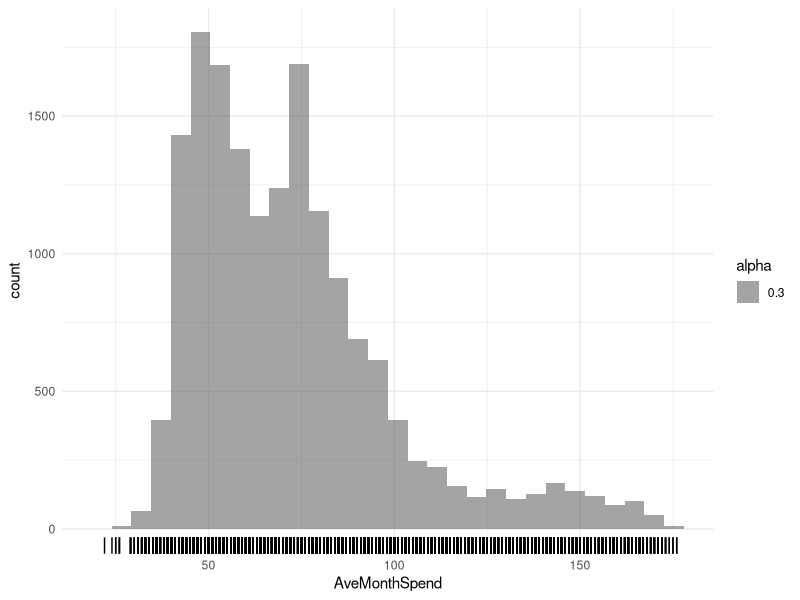
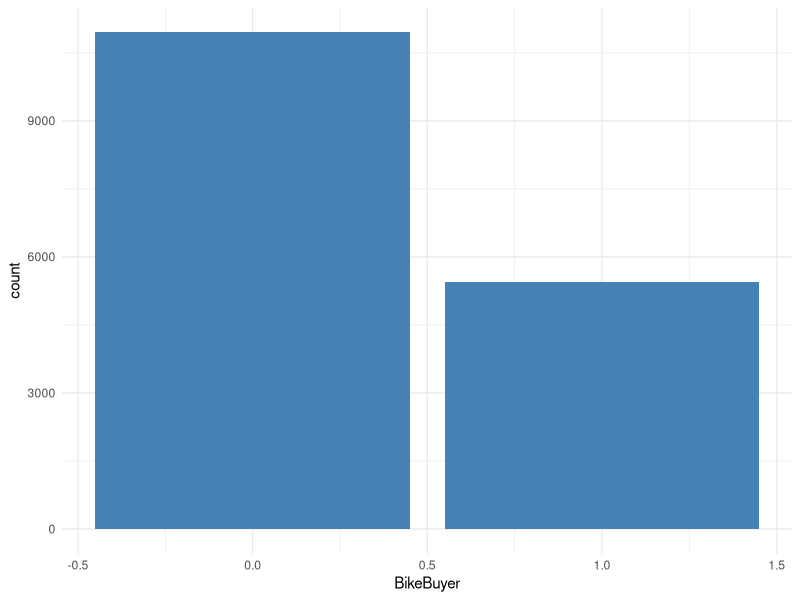
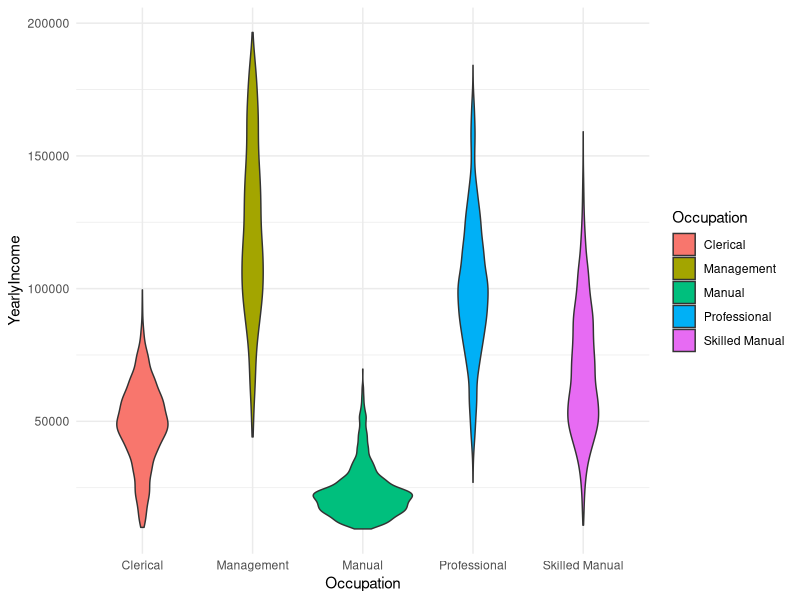
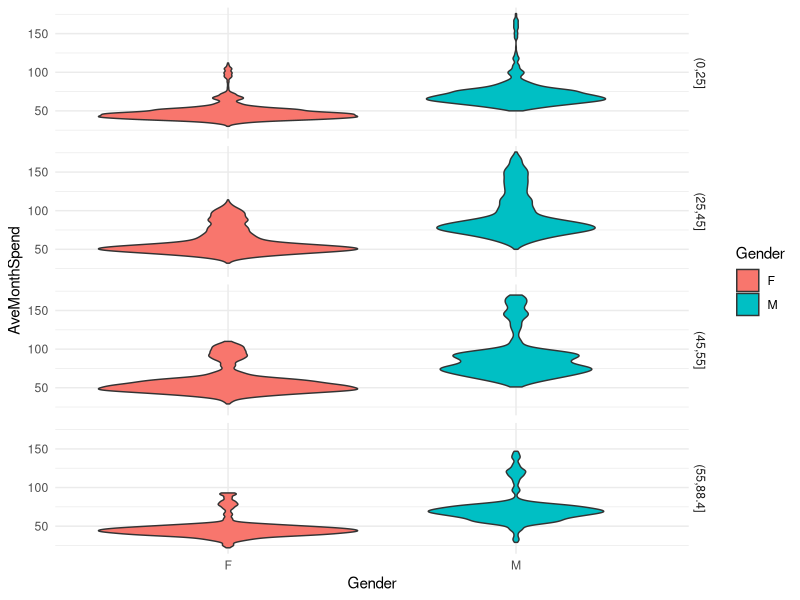
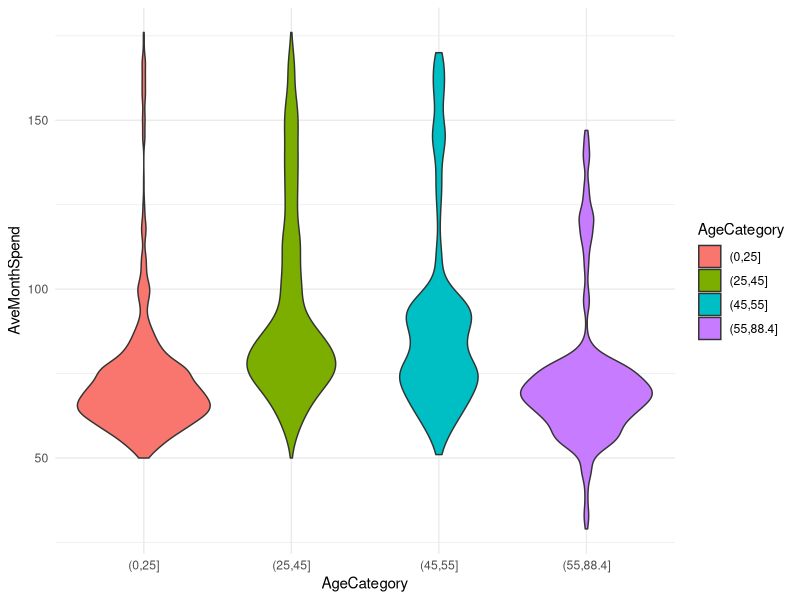
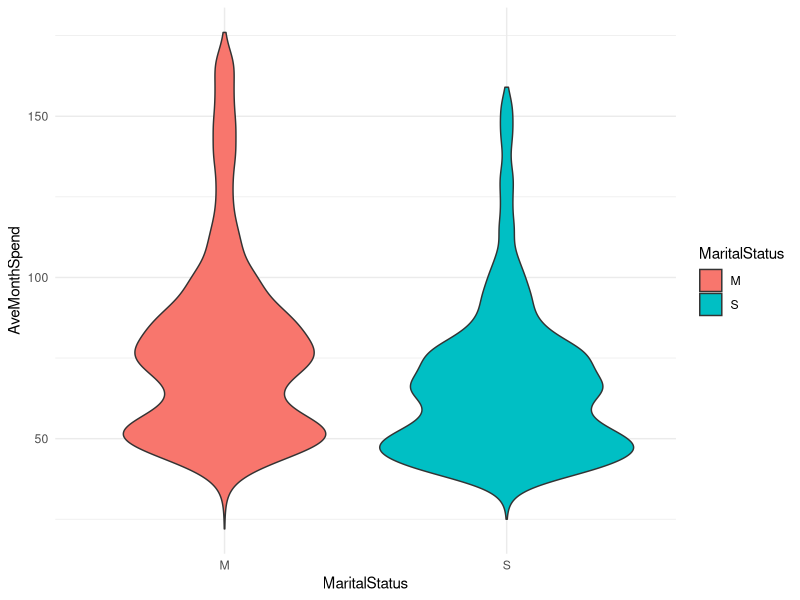
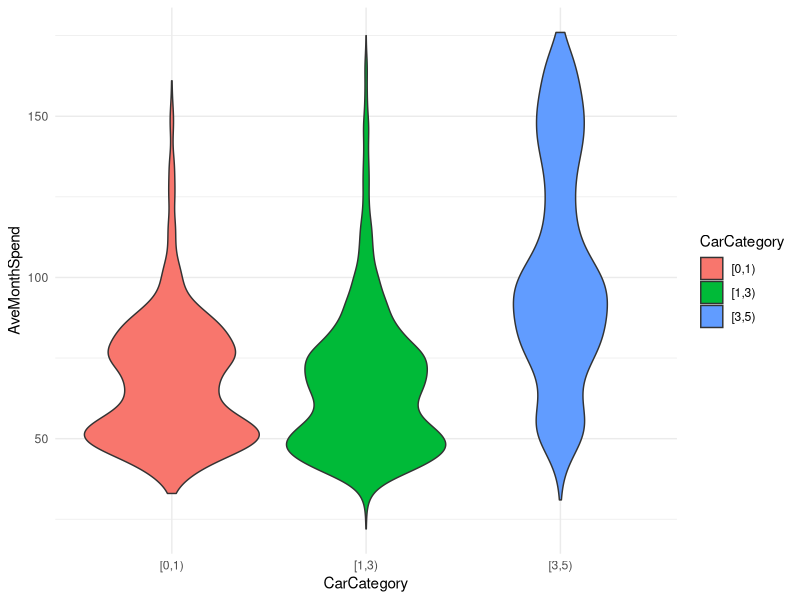
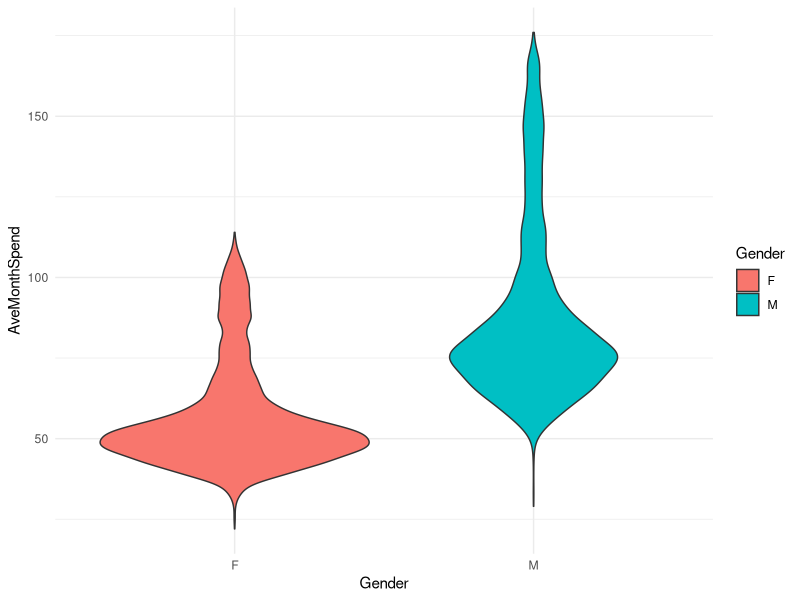

The R script that drew these images, in order:
## ---- chunk 1
knitr::opts_chunk$set(echo = TRUE)
## ---- chunk 2
suppressPackageStartupMessages(library(magrittr))
suppressPackageStartupMessages(library(tidyverse))
suppressPackageStartupMessages(library(lubridate))
## ---- chunk 3
customerInfo <- read.csv("AdvWorksCusts.csv", stringsAsFactors = FALSE)
bikeBuyer    <- read.csv("AW_BikeBuyer.csv")
spend        <- read.csv("AW_AveMonthSpend.csv")
## ---- chunk 4
customerInfo %>% str()
bikeBuyer %>% str()
spend %>% str()
## ---- chunk 5
countNA <- function(x) {is.na(x) %>% sum()}

apply( customerInfo,2,countNA )
apply( bikeBuyer,   2,countNA )
apply( spend,       2,countNA )
## ---- chunk 6
customerInfo %>% nrow()

customerInfo %<>% .[!duplicated(.),]
bikeBuyer %<>% .[!duplicated(.),]
spend %<>% .[!duplicated(.),]

cat( 
  customerInfo %>% nrow(),
  bikeBuyer %>% nrow(),
  spend %>% nrow() 
)
## ---- chunk 7
cat(
  customerInfo$CustomerID %>% unique() %>% length(),
  bikeBuyer$CustomerID %>% unique() %>% length(),
  spend$CustomerID %>% unique() %>% length()
)
## ---- chunk 8
bikeBuyer %>% head %>% as.tibble
## ---- chunk 9
keepOldest <- function(df){
  
  df %<>% .[nrow(.)[1]:1,] #reverse the order of rows in the df
  df %<>% distinct( #keep the first CustomerID, drop the rest
    CustomerID , .keep_all = TRUE) 
  df %<>% .[nrow(.)[1]:1,] #change the df order back to normal
  df
  
}

customerInfo %<>% keepOldest()
bikeBuyer %<>% keepOldest()
spend %<>% keepOldest()

cat(
  nrow(customerInfo),
  nrow(bikeBuyer),
  nrow(spend)
)
## ---- chunk 10
customerData <- left_join(customerInfo, bikeBuyer, by = "CustomerID") %>% 
  left_join(., spend, by = "CustomerID")
## ---- chunk 11
ggplot(customerData) + 
  geom_histogram(aes(x = AveMonthSpend, alpha = .3)) + 
  geom_rug(aes(x = AveMonthSpend)) + 
  theme_minimal()
## ---- chunk 12
cat(
  summary(customerData$AveMonthSpend),
  sd(customerData$AveMonthSpend)
)
## ---- chunk 13
ggplot(customerData, aes(x = BikeBuyer)) + 
  geom_bar(fill = "steelblue") +
  theme_minimal()
## ---- chunk 14
ggplot(customerData, aes(x=Occupation, y=YearlyIncome, fill=Occupation)) +
  geom_violin() + 
  theme_minimal()
## ---- chunk 15
customerData %>% 
  group_by(Occupation) %>% 
  summarize(medianIncome = median(YearlyIncome), n = n()) %>% 
  arrange(medianIncome)
## ---- chunk 16
customerData %<>% mutate( Age = interval(BirthDate, "1998-01-01")/dyears() )
customerData %>% select(CustomerID, Gender, BirthDate, Age) %>% head()
## ---- chunk 17
customerData %<>% mutate( AgeCategory = cut(Age, c(0,25,45,55,max(Age)+1)) )
levels(customerData$AgeCategory)
## ---- chunk 18
ggplot(customerData, aes(x=Gender, y=AveMonthSpend, fill=Gender)) +
  geom_violin() +
  facet_grid(rows = vars(AgeCategory)) + 
  theme_minimal()
## ---- chunk 19
ggplot(
  customerData %>% filter(Gender == "M"),
  aes(x=AgeCategory, y=AveMonthSpend, fill=AgeCategory) 
) +
  geom_violin() +
  theme_minimal()
## ---- chunk 20
customerData %>% 
  group_by(Gender, AgeCategory) %>% 
  summarize(
    meanSpend = mean(AveMonthSpend), 
    medianSpend = median(AveMonthSpend), 
    n=n()) %>% 
  arrange(desc(meanSpend))
## ---- chunk 21
ggplot(customerData, aes(x=MaritalStatus, y=AveMonthSpend, fill = MaritalStatus)) +
  geom_violin() + theme_minimal()
## ---- chunk 22
customerData %>% 
  group_by(MaritalStatus) %>% 
  summarize(
    meanSpend = mean(AveMonthSpend),
    medianSpend = median(AveMonthSpend),
    n = n()
  )
## ---- chunk 23
customerData %<>% mutate( CarCategory = cut(
  NumberCarsOwned, 
  c(0,1,3,max(NumberCarsOwned)+1),
  right = FALSE
  )
)
customerData$CarCategory %>% levels()
## ---- chunk 24
ggplot(customerData, aes(CarCategory, AveMonthSpend, fill = CarCategory)) +
  geom_violin() + theme_minimal()
## ---- chunk 25
customerData %>% 
  group_by(CarCategory) %>% 
  summarize(
    meanSpend = mean(AveMonthSpend),
    medianSpend = median(AveMonthSpend),
    n = n()
  )
## ---- chunk 26
ggplot(customerData, aes(Gender, AveMonthSpend, fill = Gender)) +
  geom_violin() + theme_minimal()
## ---- chunk 27
customerData %>% 
  group_by(Gender) %>% 
  summarize(
    meanSpend = mean(AveMonthSpend),
    medianSpend = median(AveMonthSpend),
    minSpend = min(AveMonthSpend),
    maxSpend = max(AveMonthSpend),
    n = n()
  ) %>% 
  mutate(rangeSpend = maxSpend - minSpend)
## ---- chunk 28
customerData %<>% mutate( ChildrenHome = as.logical(NumberChildrenAtHome))
## ---- chunk 29
ggplot(customerData, aes(ChildrenHome, AveMonthSpend, fill = ChildrenHome)) +
  geom_violin() + theme_minimal()
## ---- chunk 30
customerData %>% 
  group_by(ChildrenHome) %>% 
  summarize(
    meanSpend = mean(AveMonthSpend),
    medianSpend = median(AveMonthSpend),
    n = n()
  )
## ---- chunk 31
ggplot(customerData, aes(factor(BikeBuyer), YearlyIncome, fill = factor(BikeBuyer))) +
  geom_violin() + theme_minimal()
## ---- chunk 32
customerData %>% 
  group_by(BikeBuyer) %>% 
  summarize(
    meanIncome = mean(YearlyIncome),
    medianIncome = median(YearlyIncome),
    n = n()
  )
## ---- chunk 33
ggplot(customerData, aes(factor(NumberCarsOwned), fill = factor(NumberCarsOwned))) +
  geom_bar() + 
  facet_grid(vars(factor(BikeBuyer))) +
  theme_minimal()
## ---- chunk 34
customerData %>% 
  group_by(BikeBuyer) %>% 
  summarize(
    meanCars = mean(NumberCarsOwned),
    medianCars = median(NumberCarsOwned),
    n = n()
  )
## ---- chunk 35
ggplot(customerData, aes(Occupation, fill = Occupation)) +
  geom_bar() + 
  facet_grid(rows = vars(factor(BikeBuyer))) +
  theme_minimal()
## ---- chunk 36
maleBuyers <- customerData %>% filter(Gender == "M", BikeBuyer == 1) %>% nrow()
males <- customerData %>% filter(Gender == "M") %>% nrow()

femaleBuyers <- customerData %>% filter(Gender == "F", BikeBuyer == 1) %>% nrow()
females <- customerData %>% filter(Gender == "F") %>% nrow()

cat("Male likelihood:   ", maleBuyers/males, "\nFemale likelihood: ", femaleBuyers/females)
## ---- chunk 37
marriedBuyers <- customerData %>% filter(MaritalStatus == "M", BikeBuyer == 1) %>% nrow()
married <- customerData %>% filter(MaritalStatus == "M") %>% nrow()

singleBuyers <- customerData %>% filter(MaritalStatus == "S", BikeBuyer == 1) %>% nrow()
singles <- customerData %>% filter(MaritalStatus == "S") %>% nrow()

cat("Married likelihood: ", marriedBuyers/married, "\nSingle likelihood:  ", singleBuyers/singles)
## ---- chunk 38
write.csv(customerData, "../customerData.csv", row.names = FALSE)
